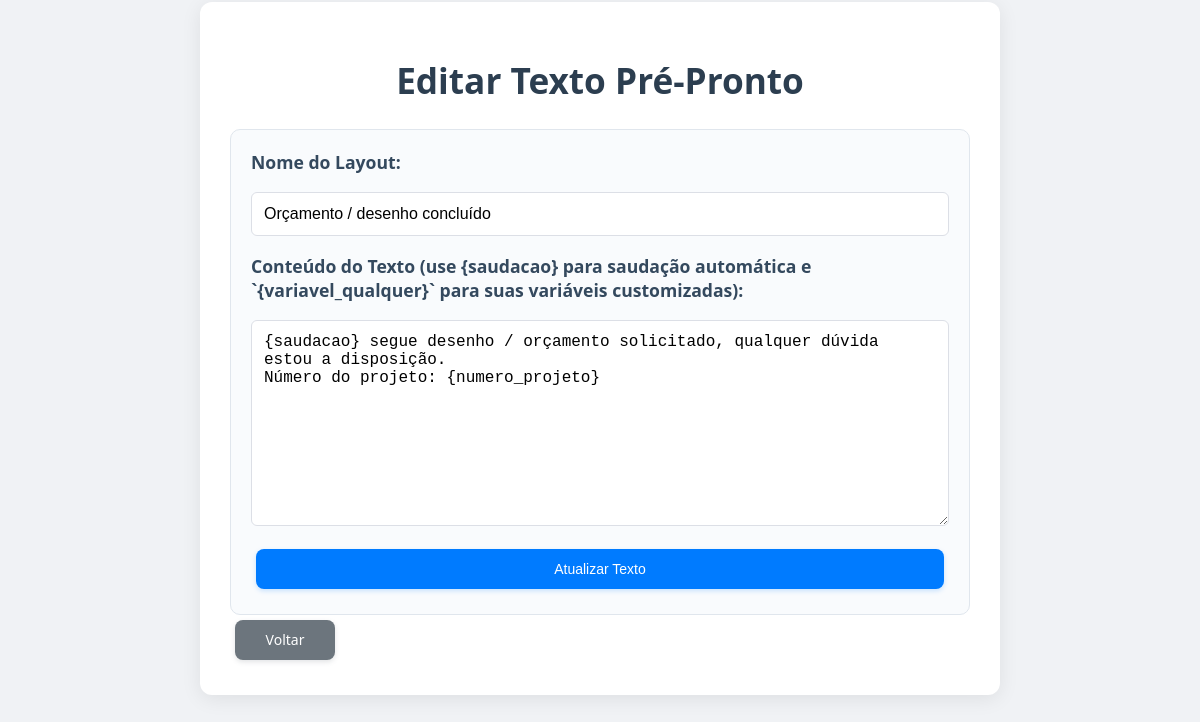
Screenshot of /edit/1 with the database file from the repository.
### tables this page shows
CREATE TABLE texts (
            id INTEGER PRIMARY KEY AUTOINCREMENT,
            name TEXT NOT NULL,
            content TEXT NOT NULL
        );

### app.py (the view, shortened to what this page needs)
@app.route('/edit/<int:text_id>', methods=('GET', 'POST'))
def edit_text(text_id):
    conn = get_db_connection()
    text = conn.execute('SELECT * FROM texts WHERE id = ?', (text_id,)).fetchone()
    if text is None:
        flash('Texto não encontrado para edição.')
        return redirect(url_for('index'))
    conn.close()
    return render_template('edit_text.html', text=text)

### app.py (called while the page is built)
def get_db_connection():
    conn = sqlite3.connect('texts.db')
    conn.row_factory = sqlite3.Row
    return conn

### templates/edit_text.html (shortened to what this page needs)
<!DOCTYPE html>
<html lang="pt-br">
<head>
    <link rel="stylesheet" href="{{ url_for('static', filename='css/style.css') }}">
</head>
<body>
    <div class="container">
        <h1>Editar Texto Pré-Pronto</h1>
        <form method="POST">
            <label for="name">Nome do Layout:</label>
            <input type="text" id="name" name="name" required value="{{ text.name }}">
            <label for="content">Conteúdo do Texto (use {saudacao} para saudação automática e `{variavel_qualquer}` para suas variáveis customizadas):</label>
            <textarea id="content" name="content" rows="10" required>{{ text.content }}</textarea>
            <button type="submit" class="button">Atualizar Texto</button>
        </form>
        <a href="{{ url_for('index') }}" class="button back-button">Voltar</a>
    </div>
</body>
</html>

### static/css/style.css (style rules this page uses)
body { font-family: 'Segoe UI', Roboto, 'Helvetica Neue', Arial, sans-serif; background-color: #f0f2f5; color: #333; margin: 0; padding: 2px; display: flex; justify-content: center; align-items: flex-start; min-height: 150vh; }
.container { background-color: #fff; padding: 30px; border-radius: 12px; box-shadow: 0 4px 20px rgba(0, 0, 0, 0.08); width: 100%; max-width: 800px; box-sizing: border-box; }
h1 { color: #2c3e50; text-align: center; margin-bottom: 25px; font-size: 2.2em; font-weight: 600; }
.button { display: inline-flex; justify-content: center; align-items: center; min-width: 100px; height: 40px; background-color: #007bff; color: white; padding: 8px 16px; border: none; border-radius: 8px; cursor: pointer; text-decoration: none; font-size: 14px; font-weight: 500; margin: 5px; transition: all 0.3s ease; box-shadow: 0 2px 5px rgba(0, 123, 255, 0.2); box-sizing: border-box; }
.back-button { background-color: #6c757d; box-shadow: 0 2px 5px rgba(108, 117, 125, 0.2); }
form { display: flex; flex-direction: column; gap: 18px; margin-top: 25px; padding: 20px; background-color: #f9fbfd; border-radius: 10px; border: 1px solid #e0e6ed; }
form label { font-weight: 600; color: #34495e; font-size: 1.1em; }
form input[type="text"], form textarea { padding: 12px; border: 1px solid #dcdfe6; border-radius: 6px; font-size: 16px; width: 100%; box-sizing: border-box; transition: border-color 0.3s ease, box-shadow 0.3s ease; }
form textarea { resize: vertical; min-height: 180px; }

### rows the page displays
texts: name "Orçamento / desenho concluído", content "{saudacao} segue desenho / orçamento solicitado, qualquer dúvida estou a disposição. Número do projeto: {numero_projeto}"
